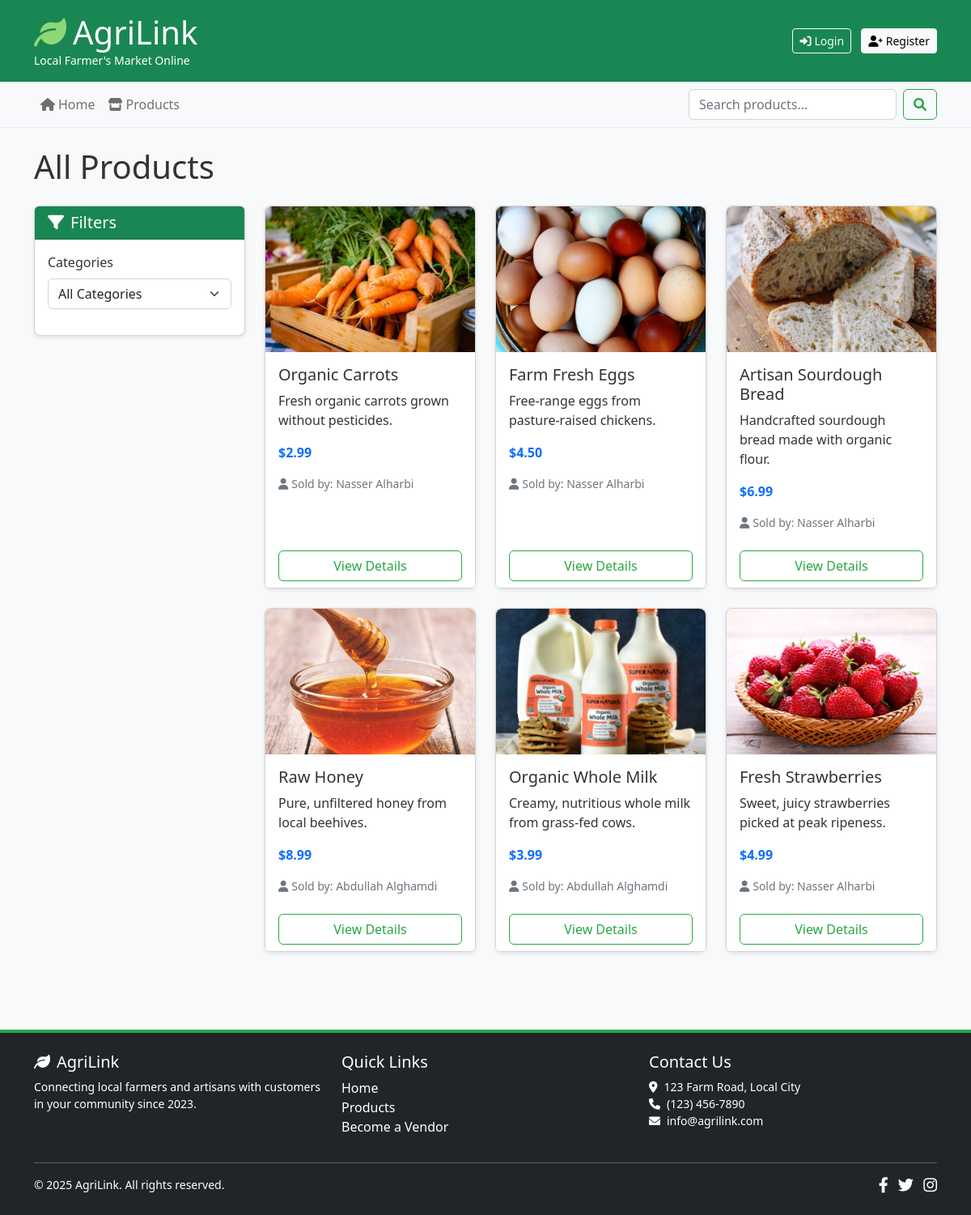
Screenshot of /presentation/common/products.php with the database file from the repository.
### tables this page shows
CREATE TABLE products (
    id INT AUTO_INCREMENT PRIMARY KEY,
    name VARCHAR(100) NOT NULL,
    description TEXT NOT NULL,
    short_description VARCHAR(255) NOT NULL,
    price DECIMAL(10, 2) NOT NULL,
    category VARCHAR(50) NOT NULL,
    stock INT NOT NULL DEFAULT 0,
    image VARCHAR(255) NOT NULL DEFAULT 'default.jpg',
    vendor_id INT NOT NULL,
    is_featured BOOLEAN DEFAULT FALSE,
    created_at TIMESTAMP DEFAULT CURRENT_TIMESTAMP,
    updated_at TIMESTAMP DEFAULT CURRENT_TIMESTAMP ON UPDATE CURRENT_TIMESTAMP,
    FOREIGN KEY (vendor_id) REFERENCES users(id) ON DELETE CASCADE
);

CREATE TABLE users (
    id INT AUTO_INCREMENT PRIMARY KEY,
    name VARCHAR(100) NOT NULL,
    email VARCHAR(100) NOT NULL UNIQUE,
    password VARCHAR(255) NOT NULL,
    role ENUM('customer', 'vendor', 'admin') DEFAULT 'customer',
    created_at TIMESTAMP DEFAULT CURRENT_TIMESTAMP,
    updated_at TIMESTAMP DEFAULT CURRENT_TIMESTAMP ON UPDATE CURRENT_TIMESTAMP
);

### business/SessionManager.php (called while the page is built, shortened)
<?php
class SessionManager {
    public static function isLoggedIn() {
        return isset($_SESSION['user_id']);
    }
}

### data/Database.php (called while the page is built, shortened)
<?php
class Database {
    private static $instance = null;
    private $connection;
    private function __construct() {
        try {
            $this->connection = new PDO(
                'mysql:host=' . DB_HOST . ';port=' . DB_PORT . ';dbname=' . DB_NAME . ';charset=utf8mb4',
                DB_USER,
                DB_PASS,
                [
                    PDO::ATTR_ERRMODE => PDO::ERRMODE_EXCEPTION,
                    PDO::ATTR_DEFAULT_FETCH_MODE => PDO::FETCH_ASSOC,
                    PDO::ATTR_EMULATE_PREPARES => false
                ]
            );
        } catch (PDOException $e) {
            die("Database connection failed: " . $e->getMessage());
        }
    }
    public static function getInstance() {
        if (self::$instance === null) {
            self::$instance = new self();
        }
        return self::$instance;
    }
    public function query($sql) {
        return $this->connection->query($sql);
    }
}

### business/ProductManager.php (called while the page is built, shortened)
<?php
require_once __DIR__ . '/../data/ProductDAO.php';
class ProductManager {
    private $productDAO;
    public function __construct() {
        $this->productDAO = new ProductDAO();
    }
    public function getAllProducts($limit = null, $offset = 0) {
        return $this->productDAO->getAllProducts($limit, $offset);
    }
}

### data/ProductDAO.php (called while the page is built, shortened)
<?php
require_once 'Database.php';
class ProductDAO {
    private $db;
    public function __construct() {
        $this->db = Database::getInstance();
    }
    public function getAllProducts($limit = null, $offset = 0) {
        $sql = "SELECT p.*, u.name as vendor_name
                FROM products p
                JOIN users u ON p.vendor_id = u.id
                ORDER BY p.created_at DESC";
        if ($limit !== null) {
            $sql .= " LIMIT :limit OFFSET :offset";
            $stmt = $this->db->prepare($sql);
            $stmt->bindValue(':limit', $limit, PDO::PARAM_INT);
            $stmt->bindValue(':offset', $offset, PDO::PARAM_INT);
            $stmt->execute();
        } else {
            $stmt = $this->db->query($sql);
        }
        return $stmt->fetchAll();
    }
}

### presentation/common/products.php (the view, shortened to what this page needs)
<?php
require_once '../../business/SessionManager.php';
require_once '../../business/ProductManager.php';
$productManager = new ProductManager();
$search = trim($_GET['search'] ?? '');
$category = $_GET['category'] ?? '';
$products = [];
if (!empty($search)) {
    $products = $productManager->searchProducts($search, !empty($category) ? $category : null);
    $pageTitle = 'Search Results for "' . htmlspecialchars($search) . '"';
} else if (!empty($category)) {
    $products = $productManager->searchProducts('', $category);
    $pageTitle = htmlspecialchars($category) . ' Products';
} else {
    $products = $productManager->getAllProducts();
    $pageTitle = 'All Products';
}
require_once '../../presentation/layouts/header.php';
require_once '../../presentation/layouts/navigation.php';
?>
<main class="container py-4">
    <h1 class="mb-4"><?php echo $pageTitle; ?></h1>
    <div class="row">
        <div class="col-md-3 mb-4">
            <div class="card">
                <div class="card-header bg-success text-white">
                    <h5 class="mb-0"><i class="fas fa-filter me-2"></i>Filters</h5>
                </div>
                <div class="card-body">
                    <form action="" method="GET">
                        <div class="mb-3">
                            <label class="form-label">Categories</label>
                            <select name="category" class="form-select" onchange="this.form.submit()">
                                <option value="">All Categories</option>
                            </select>
                        </div>
                    </form>
                </div>
            </div>
        </div>
        <div class="col-md-9">
            <?php if (empty($products)): ?>
                <div class="alert alert-info">
                    <i class="fas fa-info-circle me-2"></i>No products found.
                </div>
            <?php else: ?>
                <div class="row">
                    <?php foreach ($products as $product): ?>
                        <div class="col-md-4 mb-4">
                            <div class="card h-100">
                                <img src="<?php echo BASE_URL . 'assets/images/products/' . htmlspecialchars($product['image']); ?>"
                                     class="card-img-top" alt="<?php echo htmlspecialchars($product['name']); ?>">
                                <div class="card-body">
                                    <h5 class="card-title"><?php echo htmlspecialchars($product['name']); ?></h5>
                                    <p class="card-text"><?php echo htmlspecialchars($product['short_description']); ?></p>
                                    <p class="card-text text-primary fw-bold">
                                        $<?php echo htmlspecialchars(number_format($product['price'], 2)); ?>
                                    </p>
                                    <p class="card-text text-muted small">
                                        <i class="fas fa-user me-1"></i>Sold by: <?php echo htmlspecialchars($product['vendor_name']); ?>
                                    </p>
                                </div>
                                <div class="card-footer bg-white border-top-0">
                                    <a href="<?php echo BASE_URL . 'presentation/common/product_detail.php?id=' . $product['id']; ?>"
                                       class="btn btn-outline-success w-100">View Details</a>
                                </div>
                            </div>
                        </div>
                    <?php endforeach; ?>
                </div>
            <?php endif; ?>
        </div>
    </div>
</main>
<?php require_once '../../presentation/layouts/footer.php'; ?>

### presentation/layouts/header.php (shortened to what this page needs)
<!DOCTYPE html>
<html lang="en">
<head>
    <link href="https://cdn.jsdelivr.net/npm/bootstrap@5.2.3/dist/css/bootstrap.min.css" rel="stylesheet">
    <link href="https://cdnjs.cloudflare.com/ajax/libs/font-awesome/6.0.0/css/all.min.css" rel="stylesheet">
    <link href="<?php echo BASE_URL; ?>assets/css/style.css" rel="stylesheet">
</head>
<body>
    <div class="container-fluid p-0">
        <header class="bg-success text-white p-3">
            <div class="container">
                <div class="row align-items-center">
                    <div class="col-md-6">
                        <h1 class="mb-0">
                            <a href="<?php echo BASE_URL; ?>" class="text-white text-decoration-none">
                                <i class="fas fa-leaf me-2"></i>AgriLink
                            </a>
                        </h1>
                        <p class="mb-0 small">Local Farmer's Market Online</p>
                    </div>
                    <div class="col-md-6 text-md-end mt-3 mt-md-0">
                        <?php if (SessionManager::isLoggedIn()): ?>
                            <span class="me-3">
                                Welcome, <?php echo htmlspecialchars(SessionManager::getCurrentUserName()); ?>
                                (<?php echo ucfirst(SessionManager::getCurrentUserRole()); ?>)
                            </span>
                            <?php if (SessionManager::isVendor()): ?>
                                <a href="<?php echo BASE_URL; ?>presentation/common/dashboard.php" class="btn btn-outline-light btn-sm me-2">
                                    <i class="fas fa-tachometer-alt me-1"></i>Dashboard
                                </a>
                            <?php endif; ?>
                            <a href="<?php echo BASE_URL; ?>presentation/auth/logout.php" class="btn btn-light btn-sm">
                                <i class="fas fa-sign-out-alt me-1"></i>Logout
                            </a>
                        <?php else: ?>
                            <a href="<?php echo BASE_URL; ?>presentation/auth/login.php" class="btn btn-outline-light btn-sm me-2">
                                <i class="fas fa-sign-in-alt me-1"></i>Login
                            </a>
                            <a href="<?php echo BASE_URL; ?>presentation/auth/register.php" class="btn btn-light btn-sm">
                                <i class="fas fa-user-plus me-1"></i>Register
                            </a>
                        <?php endif; ?>
                    </div>
                </div>
            </div>
        </header>
    </div>
</body>
</html>

### presentation/layouts/navigation.php (shortened to what this page needs)
<nav class="navbar navbar-expand-lg navbar-light bg-light">
    <div class="container">
        <div class="collapse navbar-collapse" id="navbarMain">
            <ul class="navbar-nav me-auto mb-2 mb-lg-0">
                <li class="nav-item">
                    <a class="nav-link" href="<?php echo BASE_URL; ?>">
                        <i class="fas fa-home me-1"></i>Home
                    </a>
                </li>
                <li class="nav-item">
                    <a class="nav-link" href="<?php echo BASE_URL; ?>presentation/common/products.php">
                        <i class="fas fa-store me-1"></i>Products
                    </a>
                </li>
            </ul>
            <form class="d-flex" action="<?php echo BASE_URL; ?>presentation/common/products.php" method="GET">
                <input class="form-control me-2" type="search" placeholder="Search products..." name="search" aria-label="Search">
                <button class="btn btn-outline-success" type="submit"><i class="fas fa-search"></i></button>
            </form>
        </div>
    </div>
</nav>

### presentation/layouts/footer.php (shortened to what this page needs)
        <footer class="bg-dark text-white py-4 mt-5">
            <div class="container">
                <div class="row">
                    <div class="col-md-4 mb-3 mb-md-0">
                        <h5><i class="fas fa-leaf me-2"></i>AgriLink</h5>
                        <p class="small">Connecting local farmers and artisans with customers in your community since 2023.</p>
                    </div>
                    <div class="col-md-4 mb-3 mb-md-0">
                        <h5>Quick Links</h5>
                        <ul class="list-unstyled">
                            <li><a href="<?php echo BASE_URL; ?>" class="text-white">Home</a></li>
                            <li><a href="<?php echo BASE_URL; ?>presentation/common/products.php" class="text-white">Products</a></li>
                            <li><a href="<?php echo BASE_URL; ?>presentation/auth/register.php" class="text-white">Become a Vendor</a></li>
                        </ul>
                    </div>
                    <div class="col-md-4">
                        <h5>Contact Us</h5>
                        <address class="small">
                            <i class="fas fa-map-marker-alt me-2"></i>123 Farm Road, Local City<br>
                            <i class="fas fa-phone me-2"></i>(123) 456-7890<br>
                            <i class="fas fa-envelope me-2"></i>info@agrilink.com
                        </address>
                    </div>
                </div>
                <hr class="bg-light">
                <div class="row">
                    <div class="col-md-6">
                        <p class="small mb-0">&copy; <?php echo date('Y'); ?> AgriLink. All rights reserved.</p>
                    </div>
                    <div class="col-md-6 text-md-end">
                        <ul class="list-inline mb-0">
                            <li class="list-inline-item">
                                <a href="#" class="text-white"><i class="fab fa-facebook-f"></i></a>
                            </li>
                            <li class="list-inline-item">
                                <a href="#" class="text-white"><i class="fab fa-twitter"></i></a>
                            </li>
                            <li class="list-inline-item">
                                <a href="#" class="text-white"><i class="fab fa-instagram"></i></a>
                            </li>
                        </ul>
                    </div>
                </div>
            </div>
        </footer>
</body>
</html>

### assets/css/style.css (style rules this page uses)
body { font-family: 'Segoe UI', Tahoma, Geneva, Verdana, sans-serif; background-color: #f8f9fa; color: #333; }
header .fa-leaf { color: #8ed876; }
.navbar { border-bottom: 1px solid #e9ecef; }
.card { border-radius: 8px; box-shadow: 0 2px 5px rgba(0, 0, 0, 0.1); transition: all 0.3s ease; }
.card-img-top { border-top-left-radius: 8px; border-top-right-radius: 8px; height: 180px; object-fit: cover; }
.btn-outline-success { color: #28a745; border-color: #28a745; }
footer { border-top: 4px solid #28a745; }
footer a { text-decoration: none; }
footer .fab { font-size: 1.2rem; transition: all 0.3s ease; }

### rows the page displays
products: image (picture), name "Organic Carrots", short_description "Fresh organic carrots grown without pesticides.", price "2.99", vendor.name "Nasser Alharbi"
products: image (picture), name "Farm Fresh Eggs", short_description "Free-range eggs from pasture-raised chickens.", price "4.50", vendor.name "Nasser Alharbi"
products: image (picture), name "Artisan Sourdough Bread", short_description "Handcrafted sourdough bread made with organic flour.", price "6.99", vendor.name "Nasser Alharbi"
products: image (picture), name "Raw Honey", short_description "Pure, unfiltered honey from local beehives.", price "8.99", vendor.name "Abdullah Alghamdi"
products: image (picture), name "Organic Whole Milk", short_description "Creamy, nutritious whole milk from grass-fed cows.", price "3.99", vendor.name "Abdullah Alghamdi"
products: image (picture), name "Fresh Strawberries", short_description "Sweet, juicy strawberries picked at peak ripeness.", price "4.99", vendor.name "Nasser Alharbi"

### other values shown
$pageTitle "All Products"
